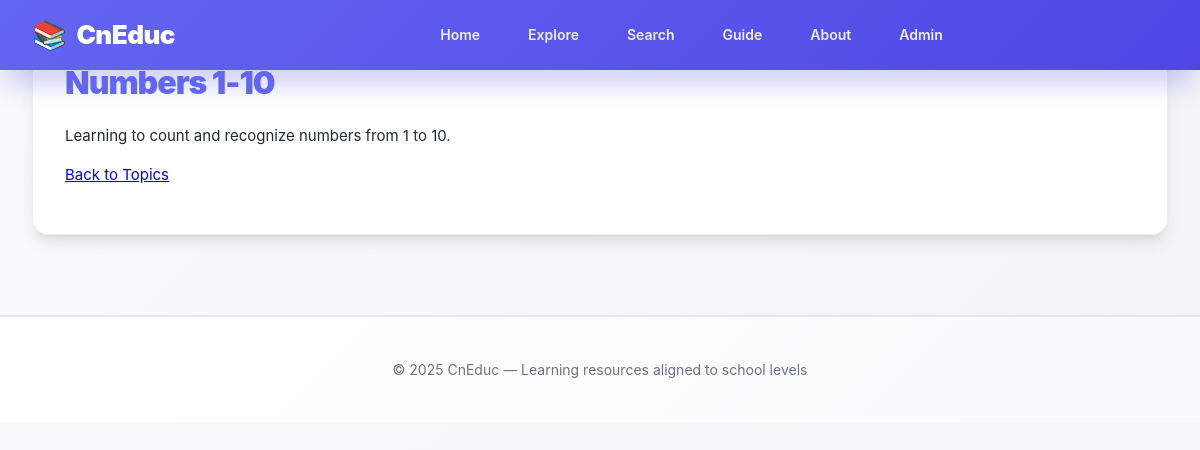
/read_topic.php?id=1, run on the app's committed database.
### tables this page shows
CREATE TABLE IF NOT EXISTS `topics` (
  `id` INT AUTO_INCREMENT PRIMARY KEY,
  `subject_id` INT NOT NULL,
  `title` VARCHAR(255) NOT NULL,
  `content` TEXT,
  `position` INT DEFAULT 0,
  FOREIGN KEY (`subject_id`) REFERENCES `subjects`(`id`) ON DELETE CASCADE
);

### includes/functions.php (called while the page is built, shortened)
<?php
require_once __DIR__ . '/db.php';
function get_level($id) {
    global $mysqli;
    $id = (int)$id;
    $res = $mysqli->query("SELECT * FROM levels WHERE id = $id");
    return $res ? $res->fetch_assoc() : null;
}
function cned_get_class($id) {
    global $mysqli;
    $id = (int)$id;
    $res = $mysqli->query("SELECT * FROM classes WHERE id = $id");
    return $res ? $res->fetch_assoc() : null;
}
function get_subject($id) {
    global $mysqli;
    $id = (int)$id;
    $res = $mysqli->query("SELECT * FROM subjects WHERE id = $id");
    return $res ? $res->fetch_assoc() : null;
}
function get_topic($id) {
    global $mysqli;
    $id = (int)$id;
    $res = $mysqli->query("SELECT * FROM topics WHERE id = $id");
    return $res ? $res->fetch_assoc() : null;
}

### read_topic.php (the view, shortened to what this page needs)
<?php
require_once __DIR__ . '/includes/functions.php';
$topic_id = (int)$_GET['id'];
$topic = get_topic($topic_id);
$subject = get_subject($topic['subject_id']);
$class = cned_get_class($subject['class_id']);
$level = get_level($class['level_id']);
include __DIR__ . '/includes/header.php';
?>
<div class="card">
  <div class="breadcrumb"><a href="levels.php">Levels</a> &raquo; <a href="classes.php?level_id=<?php echo $level['id']; ?>">Classes</a> <a href="subjects.php?class_id=<?php echo $class['id']; ?>"></a> <a href="topics.php?subject_id=<?php echo $subject['id']; ?>"></a> </div>
  <h1><?php echo htmlspecialchars($topic['title']); ?></h1>
  <div><?php echo nl2br(htmlspecialchars($topic['content'])); ?></div>
  <p><a href="topics.php?subject_id=<?php echo $subject['id']; ?>">Back to Topics</a></p>
</div>
<?php include __DIR__ . '/includes/footer.php'; ?>

### assets/style.css (style rules this page uses)
* { box-sizing: border-box; -webkit-box-sizing: border-box; -moz-box-sizing: border-box; }
:root { --primary: #6366f1; --primary-dark: #4f46e5; --primary-light: #f0f4ff; --primary-lighter: #f5f3ff; --secondary: #ec4899; --accent: #f59e0b; --success: #10b981; --danger: #ef4444; --warning: #f59e0b; --info: #3b82f6; --gray-900: #111827; --gray-800: #1f2937; --gray-700: #374151; --gray-600: #4b5563; --gray-500: #6b7280; --gray-400: #9ca3af; --gray-300: #d1d5db; --gray-200: #e5e7eb; --gray-100: #f3f4f6; --gray-50: #f9fafb; --shadow-xs: 0 1px 2px 0 rgba(0, 0, 0, 0.05); --shadow-sm: 0 1px 3px 0 rgba(0, 0, 0, 0.1), 0 1px 2px -1px rgba(0, 0, 0, 0.1); --shadow-md: 0 4px 6px -1px rgba(0, 0, 0, 0.1), 0 2px 4px -2px rgba(0, 0, 0, 0.1); --shadow-lg: 0 10px 15px -3px rgba(0, 0, 0, 0.1), 0 4px 6px -4px rgba(0, 0, 0, 0.1); --shadow-xl: 0 20px 25px -5px rgba(0, 0, 0, 0.1), 0 8px 10px -6px rgba(0, 0, 0, 0.1); --shadow-2xl: 0 25px 50px -12px rgba(0, 0, 0, 0.25); --transition: all 0.3s cubic-bezier(0.4, 0, 0.2, 1); }
html { scroll-behavior: smooth; width: 100%; overflow-x: hidden; -ms-overflow-style: scrollbar; }
body { font-family: 'Inter', -apple-system, BlinkMacSystemFont, 'Segoe UI', 'Roboto', sans-serif; margin: 0; padding: 0; background: #f3f4f6; background: linear-gradient(135deg, #f9fafb 0%, #f3f4f6 100%); color: #1f2937; line-height: 1.6; font-size: 15px; -webkit-font-smoothing: antialiased; -moz-osx-font-smoothing: grayscale; overflow-x: hidden; }
.card { background: rgba(255, 255, 255, 0.95); border: 1px solid rgba(229, 231, 235, 0.6); padding: 32px; border-radius: 16px; box-shadow: var(--shadow-lg); -webkit-box-shadow: var(--shadow-lg); -moz-box-shadow: var(--shadow-lg); transition: var(--transition); -webkit-transition: var(--transition); -moz-transition: var(--transition); margin: 0 0 20px 0; width: 100%; -webkit-backdrop-filter: blur(10px); backdrop-filter: blur(10px); position: relative; overflow: hidden; }
.card::before { content: ''; position: absolute; top: 0; left: 0; right: 0; height: 1px; background: linear-gradient(90deg, transparent, rgba(255, 255, 255, 0.5), transparent); pointer-events: none; }
.card h1 { margin: 0 0 16px 0; color: #6366f1; font-size: 32px; font-weight: 900; letter-spacing: -1px; }

### includes/header.php (style rules this page uses)
* { box-sizing: border-box; -webkit-box-sizing: border-box; -moz-box-sizing: border-box; }
html { scroll-behavior: smooth; -ms-overflow-style: scrollbar; }
body { margin: 0; padding: 0; }

### data on the page
topics: title "Numbers 1-10", content "Learning to count and recognize numbers from 1 to 10."
